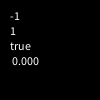
Frame 1 (no input)
Frame 60 (the mouse pressed at the canvas centre just before this capture): identical to frame 1, image omitted
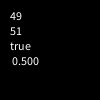
Frame 120 (the mouse held since frame 60 and released just before this capture)

The Processing sketch that drew these frames (run headless with seeded random() and noise(); from frame 60 on, the mouse is pressed at the canvas centre):

// Processing sketch: Methods_Quiz
// ── Methods_Quiz.pde
void setup() {
}

void draw() {
  background(0);
  text(minusOne(mouseX), 10, 20);
  text(numCounter(mouseX), 10, 35);
  text(str(isPositive(mouseX)), 10, 50);
  text(converToPercent(mouseX), 10, 65);
}

int minusOne(int i) {
  int a = i-1;
  return a;
}

int numCounter(int i) {
  int a = i+1;
  return a;
}
boolean isPositive(int i) {
  if (i>=0) {
    return true;
  } else {
    return false;
  }
}

float converToPercent(int i) {
  float num = i*0.01;
  return num;
}
